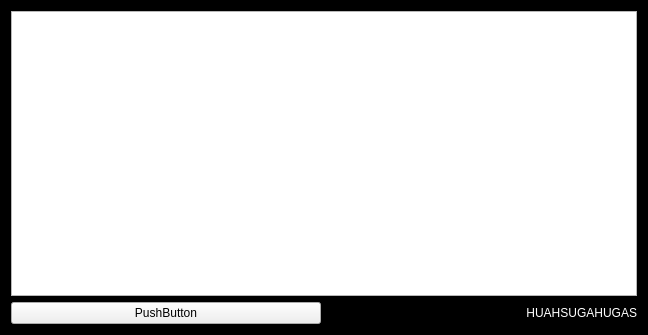
<?xml version="1.0" encoding="UTF-8"?>
<ui version="4.0">
 <class>Form</class>
 <widget class="QWidget" name="Form">
  <property name="geometry">
   <rect>
    <x>0</x>
    <y>0</y>
    <width>648</width>
    <height>335</height>
   </rect>
  </property>
  <property name="windowTitle">
   <string>PyQtGraphTest</string>
  </property>
  <property name="styleSheet">
   <string notr="true">#Form {
	background-color: rgb(0,0,0)
}

QLabel{
	color: white
}</string>
  </property>
  <layout class="QVBoxLayout" name="verticalLayout">
   <item>
    <layout class="QHBoxLayout" name="horizontalLayout">
     <item>
      <widget class="GraphicsLayoutWidget" name="pg_layout"/>
     </item>
    </layout>
   </item>
   <item>
    <layout class="QHBoxLayout" name="horizontalLayout_2">
     <item>
      <widget class="QPushButton" name="bench_btn">
       <property name="text">
        <string>PushButton</string>
       </property>
      </widget>
     </item>
     <item>
      <widget class="QLabel" name="pos_lbl">
       <property name="text">
        <string>HUAHSUGAHUGAS</string>
       </property>
       <property name="alignment">
        <set>Qt::AlignRight|Qt::AlignTrailing|Qt::AlignVCenter</set>
       </property>
      </widget>
     </item>
    </layout>
   </item>
  </layout>
 </widget>
 <customwidgets>
  <customwidget>
   <class>GraphicsLayoutWidget</class>
   <extends>QGraphicsView</extends>
   <header>pyqtgraph</header>
  </customwidget>
 </customwidgets>
 <resources/>
 <connections/>
</ui>
